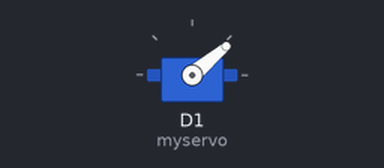
Bench run of a sketch on a simulated ESP8266 (NodeMCU). Shown: servo.

Above: at 0.05 s.
At 0.7 s:
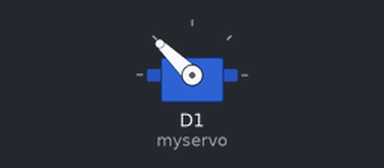
At 1.75 s:
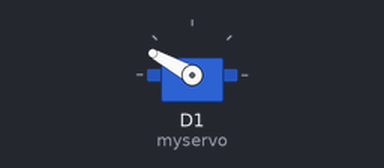
At 3.5 s:
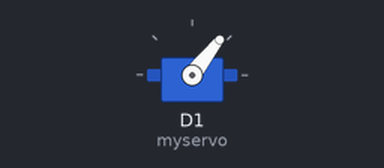
Timing chart, 0 to 7.3 s (numbered marks = the images above):
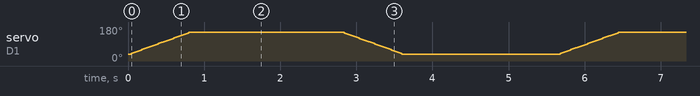

The sketch:

03-Sweep.ino
```cpp
#include <Servo.h>

static const int MIN_PULSE_WIDTH_US = 900;
static const int MAX_PULSE_WIDTH_US = 2100;
static const int PULSE_PERIOD_MS = 20;
static const int PULSE_STEP = 30;

Servo myservo;
unsigned long lastChangeTimestamp = 0;
int pulseWidthStep = PULSE_STEP;
int currentPulseWidth = MIN_PULSE_WIDTH_US;

void setup() {
  myservo.attach(D1);  // attaches the servo on GIO2 to the servo object
}

void loop() {
  int pos;

  for (pos = MIN_PULSE_WIDTH_US; pos <= MAX_PULSE_WIDTH_US; pos += PULSE_STEP) {
    myservo.write(pos);
    delay(PULSE_PERIOD_MS);
  }
  delay(2000);
  for (pos = MAX_PULSE_WIDTH_US; pos >= MIN_PULSE_WIDTH_US; pos -= PULSE_STEP) {
    myservo.write(pos);
    delay(PULSE_PERIOD_MS);
  }
  delay(2000);
}
```
